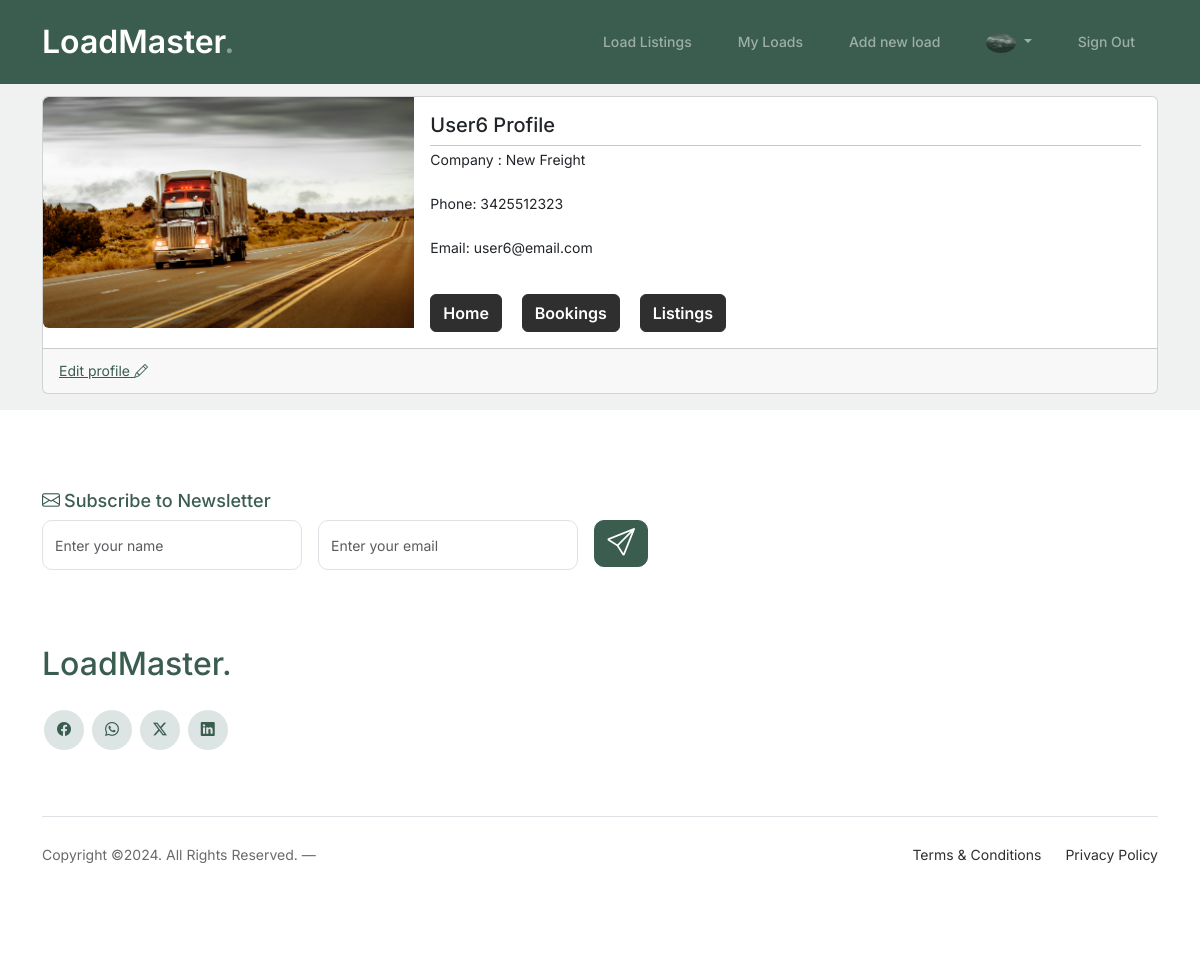
The page /profile/8 (signed in) on the database its author committed.
### main/models.py (models this page shows, shortened)
class User(AbstractUser):
    pass

class Profile(models.Model):
    user = models.OneToOneField(User, on_delete=models.CASCADE, related_name='profile')
    organisation = models.CharField(max_length=50)
    phone_regex = RegexValidator(regex=r'^\+?1?\d{9,15}$', message="Phone number must be entered in the format: '+999999999'. Up to 15 digits allowed.")
    phone_number = models.CharField(validators=[phone_regex], max_length=17)
    email = models.EmailField(max_length=254)
    image = models.ImageField(default='profile_pics/default.png', upload_to='profile_pics')
    created = models.DateTimeField(auto_now_add=True)
    def __str__(self):
        return f'{self.user.username} Profile'

### main/views.py (the view)
# urls.py: path('profile/<int:pk>', views.ProfileDetailView.as_view(), name='profile'),
class ProfileDetailView(LoginRequiredMixin, generic.DetailView):
    model = Profile
    template_name = "main/profile.html"

### main/templates/main/profile.html (shortened to what this page needs)
{% extends "account/base_entrance.html" %}
{% load i18n %}
{% load allauth account %}
{% block content %}
<div class="py-5"></div>
<div class="container">
    <div class="card mb-3">
        <div class="row g-0">
          <div class="col-md-4">
            <img
              src={{ object.image.url }}
              alt="profile image"
              class="img-fluid rounded-start"
            />
          </div>
          <div class="col-md-8">
            <div class="card-body">
              <h5 class="card-title">{{ object | title }}</h5>
              <hr class="m-0">
              {% if object.organisation %}
              <p class="card-text">
                Company :  {{ object.organisation }}
               </p>
              <p class="card-text">
                Phone:  {{ object.phone_number }}
               </p>
              <p class="card-text">
                Email:  {{ object.user.email }}
               </p>
               <a href="{% url 'main:home' %}" class="me-3 mt-3 btn">Home</a>
               <a href="{% url 'loads:bookings' object.user.username %}" class="me-3 mt-3 btn">Bookings</a>
               <a href="{% url 'loads:loads' %}" class="btn mt-3">Listings</a>
              {% else %}
                <p class="text-danger">
                    Your profile is incomplete <br>
                    add Company and Phone details
                </p>
            <a href="{% url 'main:profile_update' object.pk %}" class="text-primary fs-6">Complete my profile <i class="bi bi-pencil"></i></a>
              {% endif %}
            </div>
          </div>
        </div>
        <div class="card-footer">
           <a href="{% url 'main:profile_update' object.pk %}" class="text-primary">Edit profile <i class="bi bi-pencil"></i></a>
        </div>
      </div>
</div>
{% endblock content %}

### templates/allauth/layouts/base.html (shortened to what this page needs)
{% load i18n %}
{% load static %}
<!DOCTYPE html>
<html>
    <head>
        <link href="https://cdn.jsdelivr.net/npm/bootstrap@5.3.3/dist/css/bootstrap.min.css" rel="stylesheet">
        <link rel="stylesheet" href="https://cdn.jsdelivr.net/npm/bootstrap-icons@1.11.3/font/bootstrap-icons.min.css">
        <link rel="stylesheet" href="{% static 'css/style.css' %}">
    </head>
    <body>
        {% block body %}
        <nav class="custom-navbar navbar navbar navbar-expand-md navbar-dark bg-dark fixed-top" arial-label="Furni navigation bar">
			<div class="container">
				<a class="navbar-brand" href="{% url 'main:home' %}">LoadMaster<span>.</span></a>
				<div class="collapse navbar-collapse" id="navbarsFurni">
					<ul class="custom-navbar-nav navbar-nav ms-auto mb-2 mb-md-0">
						<li class="nav-item"><a class="nav-link" href="{% url 'loads:loads' %}">Load Listings</a></li>
						<li class="nav-item"><a class="nav-link" href="{% url 'loads:my_loads' %}">My Loads</a></li>
						<li class="nav-item"> <a class="nav-link" href="{% url 'loads:new_load' %}">Add new load</a></li>
					</ul>
					<ul class="custom-navbar-nav navbar-nav mb-2 mb-md-0 navbar-dark">
                        {% if user.is_authenticated %}
                        {% url 'account_logout' as logout_url %}
                        {% if logout_url %}
                        <li class="nav-item dropdown">
                          <a class="nav-link dropdown-toggle" href="#" role="button" data-bs-toggle="dropdown" aria-expanded="false">
                              <img src="{{ user.profile.image.url }}" alt="profile pic" style="width: 30px; border-radius: 50%;">
                          </a>
                        </li>
                        <li class="nav-item">
                                <a href="{{ logout_url }}" class="nav-link">{% trans "Sign Out" %}</a>
                        </li>
                        {% endif %}
                    {% endif %}
                    </ul>
				</div>
			</div>
		</nav>
            {% block content %}
            {% endblock content %}
            <footer class="footer-section">
                <div class="container relative">
                    <div class="row">
                        <div class="col-lg-8">
                            <div class="subscription-form">
                                <h3 class="d-flex align-items-center"><span class="me-1"><i class="bi bi-envelope"></i></span><span>Subscribe to Newsletter</span></h3>
                                <form action="#" class="row g-3">
                                    <div class="col-auto">
                                        <input type="text" class="form-control" placeholder="Enter your name">
                                    </div>
                                    <div class="col-auto">
                                        <input type="email" class="form-control" placeholder="Enter your email">
                                    </div>
                                    <div class="col-auto">
                                        <button class="btn btn-primary">
                                            <i class="bi bi-send h3"></i>
                                        </button>
                                    </div>
                                </form>
                            </div>
                        </div>
                    </div>
                    <div class="row g-5 mb-5">
                        <div class="col-lg-4">
                            <div class="mb-4 footer-logo-wrap"><a href="#" class="footer-logo">LoadMaster<span>.</span></a></div>
                            <ul class="list-unstyled custom-social">
                                <li><a href="#"><i class="bi bi-facebook"></i></a></li>
                                <li><a href="#"><i class="bi bi-whatsapp"></i></a></li>
                                <li><a href="#"><i class="bi bi-twitter-x"></i></a></li>
                                <li><a href="#"><i class="bi bi-linkedin"></i></a></li>
                            </ul>
                        </div>
                    </div>
                    <div class="border-top copyright">
                        <div class="row pt-4">
                            <div class="col-lg-6">
                                <p class="mb-2 text-center text-lg-start">Copyright &copy;<script>document.write(new Date().getFullYear());</script>. All Rights Reserved. &mdash;
                </p>
                            </div>
                            <div class="col-lg-6 text-center text-lg-end">
                                <ul class="list-unstyled d-inline-flex ms-auto">
                                    <li class="me-4"><a href="#">Terms &amp; Conditions</a></li>
                                    <li><a href="#">Privacy Policy</a></li>
                                </ul>
                            </div>
                        </div>
                    </div>
                </div>
            </footer>
        {% endblock body %}
    </body>
</html>

### assets/css/style.css (style rules this page uses)
body { overflow-x: hidden; position: relative; }
body { font-family: "Inter", sans-serif; font-weight: 400; line-height: 28px; color: #6a6a6a; font-size: 14px; background-color: #eff2f1; }
a { text-decoration: none; -webkit-transition: .3s all ease; -o-transition: .3s all ease; transition: .3s all ease; color: #2f2f2f; text-decoration: underline; }
.custom-navbar { background: #3b5d50 !important; padding-top: 20px; padding-bottom: 20px; }
.custom-navbar .navbar-brand { font-size: 32px; font-weight: 600; }
.custom-navbar .navbar-brand > span { opacity: .4; }
@media (min-width: 992px) { .custom-navbar .custom-navbar-nav li { margin-left: 15px; margin-right: 15px; } }
.custom-navbar .custom-navbar-nav li a { font-weight: 500; color: #ffffff !important; opacity: .5; -webkit-transition: .3s all ease; -o-transition: .3s all ease; transition: .3s all ease; position: relative; }
@media (min-width: 768px) { .custom-navbar .custom-navbar-nav li a:before { content: ""; position: absolute; bottom: 0; left: 8px; right: 8px; background: #f9bf29; height: 5px; opacity: 1; visibility: visible; width: 0; -webkit-transition: .15s all ease-out; -o-transition: .15s all ease-out; transition: .15s all ease-out; } }
.btn { font-weight: 600; color: #ffffff; background: #2f2f2f; border-color: #2f2f2f; }
.btn.btn-primary { background: #3b5d50; border-color: #3b5d50; }
.footer-section { padding: 80px 0; background: #ffffff; }
.footer-section .relative { position: relative; }
.footer-section a { text-decoration: none; color: #2f2f2f; -webkit-transition: .3s all ease; -o-transition: .3s all ease; transition: .3s all ease; }
.footer-section .subscription-form { margin-bottom: 40px; position: relative; z-index: 2; margin-top: 100px; }
@media (min-width: 992px) { .footer-section .subscription-form { margin-top: 0px; margin-bottom: 80px; } }
.footer-section .subscription-form h3 { font-size: 18px; font-weight: 500; color: #3b5d50; }
.footer-section .subscription-form .form-control { height: 50px; border-radius: 10px; font-family: "Inter", sans-serif; }
.footer-section .subscription-form .btn { border-radius: 10px !important; }
.footer-section .footer-logo-wrap .footer-logo { font-size: 32px; font-weight: 500; text-decoration: none; color: #3b5d50; }
.footer-section .custom-social li { margin: 2px; display: inline-block; }
.footer-section .custom-social li a { width: 40px; height: 40px; text-align: center; line-height: 40px; display: inline-block; background: #dce5e4; color: #3b5d50; border-radius: 50%; }
.footer-section .border-top { border-color: #dce5e4; }
.footer-section .border-top.copyright { font-size: 14px !important; }
.form-control { height: 50px; border-radius: 10px; font-family: "Inter", sans-serif; }
.text-primary { color: #3b5d50 !important; }

### rows shown on the page
User: profile.image (picture)
Profile: image (picture), user.username "User6 Profile", organisation "New Freight", phone_number "3425512323", user.email "user6@email.com"
